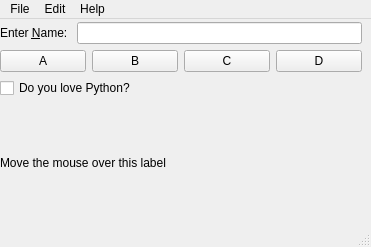
<?xml version="1.0" encoding="UTF-8"?>
<ui version="4.0">
 <class>Events</class>
 <widget class="QMainWindow" name="Events">
  <property name="geometry">
   <rect>
    <x>0</x>
    <y>0</y>
    <width>371</width>
    <height>247</height>
   </rect>
  </property>
  <property name="mouseTracking">
   <bool>false</bool>
  </property>
  <property name="windowTitle">
   <string>Events</string>
  </property>
  <widget class="QWidget" name="centralwidget">
   <widget class="QWidget" name="verticalLayoutWidget">
    <property name="geometry">
     <rect>
      <x>0</x>
      <y>3</y>
      <width>362</width>
      <height>200</height>
     </rect>
    </property>
    <layout class="QVBoxLayout" name="verticalLayout">
     <item>
      <layout class="QHBoxLayout" name="horizontalLayout">
       <item>
        <widget class="QLabel" name="labName">
         <property name="text">
          <string>Enter &amp;Name: </string>
         </property>
         <property name="buddy">
          <cstring>leName</cstring>
         </property>
        </widget>
       </item>
       <item>
        <widget class="QLineEdit" name="leName"/>
       </item>
      </layout>
     </item>
     <item>
      <layout class="QHBoxLayout" name="horizontalLayout_2">
       <item>
        <widget class="QPushButton" name="pb_A">
         <property name="text">
          <string>A</string>
         </property>
        </widget>
       </item>
       <item>
        <widget class="QPushButton" name="pb_B">
         <property name="text">
          <string>B</string>
         </property>
        </widget>
       </item>
       <item>
        <widget class="QPushButton" name="pb_C">
         <property name="text">
          <string>C</string>
         </property>
        </widget>
       </item>
       <item>
        <widget class="QPushButton" name="pb_D">
         <property name="text">
          <string>D</string>
         </property>
        </widget>
       </item>
      </layout>
     </item>
     <item>
      <widget class="QCheckBox" name="checkBox">
       <property name="text">
        <string>Do you love Python?</string>
       </property>
      </widget>
     </item>
     <item>
      <widget class="QLabel" name="label">
       <property name="minimumSize">
        <size>
         <width>100</width>
         <height>100</height>
        </size>
       </property>
       <property name="mouseTracking">
        <bool>true</bool>
       </property>
       <property name="text">
        <string>Move the mouse over this label</string>
       </property>
      </widget>
     </item>
    </layout>
   </widget>
  </widget>
  <widget class="QMenuBar" name="menubar">
   <property name="geometry">
    <rect>
     <x>0</x>
     <y>0</y>
     <width>371</width>
     <height>22</height>
    </rect>
   </property>
   <widget class="QMenu" name="menuFile">
    <property name="title">
     <string>File</string>
    </property>
    <addaction name="actionQuit"/>
   </widget>
   <widget class="QMenu" name="menuEdit">
    <property name="title">
     <string>Edit</string>
    </property>
    <addaction name="actionClear_name_field"/>
   </widget>
   <widget class="QMenu" name="menuHelp">
    <property name="title">
     <string>Help</string>
    </property>
    <addaction name="actionAbout_Event_Demo"/>
   </widget>
   <addaction name="menuFile"/>
   <addaction name="menuEdit"/>
   <addaction name="menuHelp"/>
  </widget>
  <widget class="QStatusBar" name="statusbar"/>
  <action name="actionQuit">
   <property name="text">
    <string>Quit</string>
   </property>
  </action>
  <action name="actionClear_name_field">
   <property name="text">
    <string>Clear name field</string>
   </property>
  </action>
  <action name="actionAbout_Event_Demo">
   <property name="text">
    <string>About Event Demo</string>
   </property>
  </action>
 </widget>
 <resources/>
 <connections/>
</ui>
